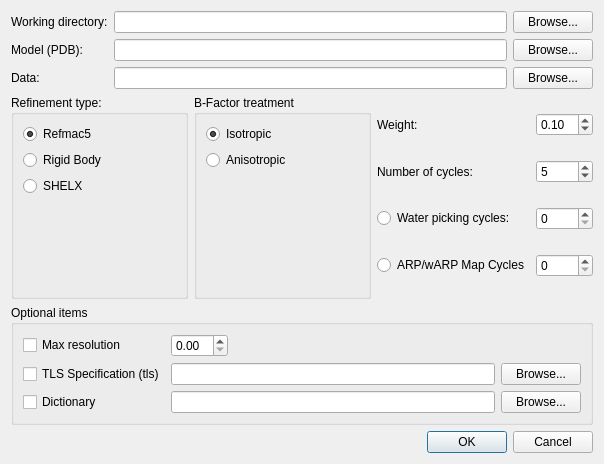
<ui version="4.0" >
 <class>RefinementDialog</class>
 <widget class="QDialog" name="RefinementDialog" >
  <property name="geometry" >
   <rect>
    <x>0</x>
    <y>0</y>
    <width>604</width>
    <height>464</height>
   </rect>
  </property>
  <property name="windowTitle" >
   <string>Refinement</string>
  </property>
  <layout class="QGridLayout" name="gridLayout_5" >
   <item row="0" column="0" colspan="3" >
    <layout class="QGridLayout" name="gridLayout" >
     <item row="0" column="0" >
      <widget class="QLabel" name="label" >
       <property name="text" >
        <string>Working directory:</string>
       </property>
      </widget>
     </item>
     <item row="0" column="1" >
      <widget class="QLineEdit" name="workingDirLineEdit" />
     </item>
     <item row="0" column="2" >
      <widget class="QPushButton" name="workingDirPushButton" >
       <property name="text" >
        <string>Browse...</string>
       </property>
      </widget>
     </item>
     <item row="1" column="0" >
      <widget class="QLabel" name="label_2" >
       <property name="text" >
        <string>Model (PDB):</string>
       </property>
      </widget>
     </item>
     <item row="1" column="1" >
      <widget class="QLineEdit" name="modelLineEdit" />
     </item>
     <item row="1" column="2" >
      <widget class="QPushButton" name="modelPushButton" >
       <property name="text" >
        <string>Browse...</string>
       </property>
      </widget>
     </item>
     <item row="2" column="0" >
      <widget class="QLabel" name="label_3" >
       <property name="text" >
        <string>Data:</string>
       </property>
      </widget>
     </item>
     <item row="2" column="1" >
      <widget class="QLineEdit" name="dataLineEdit" />
     </item>
     <item row="2" column="2" >
      <widget class="QPushButton" name="dataPushButton" >
       <property name="text" >
        <string>Browse...</string>
       </property>
      </widget>
     </item>
    </layout>
   </item>
   <item row="1" column="0" >
    <widget class="QGroupBox" name="groupBox" >
     <property name="title" >
      <string>Refinement type:</string>
     </property>
     <layout class="QVBoxLayout" name="verticalLayout" >
      <item>
       <widget class="QRadioButton" name="refmac5RadioButton" >
        <property name="text" >
         <string>Refmac5</string>
        </property>
        <property name="checked" >
         <bool>true</bool>
        </property>
       </widget>
      </item>
      <item>
       <widget class="QRadioButton" name="rigidBodyRadioButton" >
        <property name="text" >
         <string>Rigid Body</string>
        </property>
       </widget>
      </item>
      <item>
       <widget class="QRadioButton" name="shelxRadioButton" >
        <property name="text" >
         <string>SHELX</string>
        </property>
       </widget>
      </item>
      <item>
       <spacer name="verticalSpacer_2" >
        <property name="orientation" >
         <enum>Qt::Vertical</enum>
        </property>
        <property name="sizeHint" stdset="0" >
         <size>
          <width>20</width>
          <height>40</height>
         </size>
        </property>
       </spacer>
      </item>
     </layout>
    </widget>
   </item>
   <item row="1" column="1" >
    <widget class="QGroupBox" name="groupBox_2" >
     <property name="title" >
      <string>B-Factor treatment</string>
     </property>
     <layout class="QVBoxLayout" name="verticalLayout_2" >
      <item>
       <widget class="QRadioButton" name="isotropicRadioButton" >
        <property name="text" >
         <string>Isotropic</string>
        </property>
        <property name="checked" >
         <bool>true</bool>
        </property>
       </widget>
      </item>
      <item>
       <widget class="QRadioButton" name="anisotropicRadioButton" >
        <property name="text" >
         <string>Anisotropic</string>
        </property>
       </widget>
      </item>
      <item>
       <spacer name="verticalSpacer" >
        <property name="orientation" >
         <enum>Qt::Vertical</enum>
        </property>
        <property name="sizeHint" stdset="0" >
         <size>
          <width>20</width>
          <height>40</height>
         </size>
        </property>
       </spacer>
      </item>
     </layout>
    </widget>
   </item>
   <item row="1" column="2" >
    <layout class="QGridLayout" name="gridLayout_2" >
     <item row="0" column="0" >
      <widget class="QLabel" name="label_4" >
       <property name="text" >
        <string>Weight:</string>
       </property>
      </widget>
     </item>
     <item row="0" column="1" >
      <widget class="QDoubleSpinBox" name="weightSpinBox" >
       <property name="value" >
        <double>0.100000000000000</double>
       </property>
      </widget>
     </item>
     <item row="1" column="0" >
      <widget class="QLabel" name="label_5" >
       <property name="text" >
        <string>Number of cycles:</string>
       </property>
      </widget>
     </item>
     <item row="1" column="1" >
      <widget class="QSpinBox" name="numCyclesSpinBox" >
       <property name="value" >
        <number>5</number>
       </property>
      </widget>
     </item>
     <item row="2" column="0" >
      <widget class="QRadioButton" name="waterPickingRadioButton" >
       <property name="text" >
        <string>Water picking cycles:</string>
       </property>
      </widget>
     </item>
     <item row="2" column="1" >
      <widget class="QSpinBox" name="waterPickingCyclesSpinBox" />
     </item>
     <item row="3" column="0" >
      <widget class="QRadioButton" name="arpWarpRadioButton" >
       <property name="text" >
        <string>ARP/wARP Map Cycles</string>
       </property>
      </widget>
     </item>
     <item row="3" column="1" >
      <widget class="QSpinBox" name="arpWarpCyclesSpinBox" />
     </item>
    </layout>
   </item>
   <item row="2" column="0" colspan="3" >
    <widget class="QGroupBox" name="groupBox_3" >
     <property name="title" >
      <string>Optional items</string>
     </property>
     <layout class="QGridLayout" name="gridLayout_3" >
      <item row="0" column="0" >
       <widget class="QCheckBox" name="maxResolutionCheckBox" >
        <property name="text" >
         <string>Max resolution</string>
        </property>
       </widget>
      </item>
      <item row="0" column="1" >
       <layout class="QHBoxLayout" name="horizontalLayout" >
        <item>
         <widget class="QDoubleSpinBox" name="maxResolutionSpinBox" />
        </item>
        <item>
         <spacer name="horizontalSpacer" >
          <property name="orientation" >
           <enum>Qt::Horizontal</enum>
          </property>
          <property name="sizeHint" stdset="0" >
           <size>
            <width>40</width>
            <height>20</height>
           </size>
          </property>
         </spacer>
        </item>
       </layout>
      </item>
      <item row="1" column="0" >
       <widget class="QCheckBox" name="tlsSpecificationCheckBox" >
        <property name="text" >
         <string>TLS Specification (tls)</string>
        </property>
       </widget>
      </item>
      <item row="1" column="1" >
       <widget class="QLineEdit" name="tlsSpecificationLineEdit" />
      </item>
      <item row="1" column="2" >
       <widget class="QPushButton" name="tlsSpecificationPushButton" >
        <property name="text" >
         <string>Browse...</string>
        </property>
       </widget>
      </item>
      <item row="2" column="0" >
       <widget class="QCheckBox" name="dictionaryCheckBox" >
        <property name="text" >
         <string>Dictionary</string>
        </property>
       </widget>
      </item>
      <item row="2" column="1" >
       <widget class="QLineEdit" name="dictionaryLineEdit" />
      </item>
      <item row="2" column="2" >
       <widget class="QPushButton" name="dictionaryPushButton" >
        <property name="text" >
         <string>Browse...</string>
        </property>
       </widget>
      </item>
     </layout>
    </widget>
   </item>
   <item row="3" column="0" colspan="3" >
    <widget class="QDialogButtonBox" name="buttonBox" >
     <property name="orientation" >
      <enum>Qt::Horizontal</enum>
     </property>
     <property name="standardButtons" >
      <set>QDialogButtonBox::Cancel|QDialogButtonBox::Ok</set>
     </property>
    </widget>
   </item>
  </layout>
 </widget>
 <tabstops>
  <tabstop>buttonBox</tabstop>
  <tabstop>workingDirLineEdit</tabstop>
  <tabstop>workingDirPushButton</tabstop>
  <tabstop>modelLineEdit</tabstop>
  <tabstop>modelPushButton</tabstop>
  <tabstop>dataLineEdit</tabstop>
  <tabstop>dataPushButton</tabstop>
  <tabstop>rigidBodyRadioButton</tabstop>
  <tabstop>refmac5RadioButton</tabstop>
  <tabstop>shelxRadioButton</tabstop>
  <tabstop>isotropicRadioButton</tabstop>
  <tabstop>anisotropicRadioButton</tabstop>
  <tabstop>weightSpinBox</tabstop>
  <tabstop>numCyclesSpinBox</tabstop>
  <tabstop>waterPickingRadioButton</tabstop>
  <tabstop>waterPickingCyclesSpinBox</tabstop>
  <tabstop>arpWarpRadioButton</tabstop>
  <tabstop>arpWarpCyclesSpinBox</tabstop>
  <tabstop>maxResolutionCheckBox</tabstop>
  <tabstop>maxResolutionSpinBox</tabstop>
  <tabstop>tlsSpecificationCheckBox</tabstop>
  <tabstop>tlsSpecificationLineEdit</tabstop>
  <tabstop>tlsSpecificationPushButton</tabstop>
  <tabstop>dictionaryCheckBox</tabstop>
  <tabstop>dictionaryLineEdit</tabstop>
  <tabstop>dictionaryPushButton</tabstop>
 </tabstops>
 <resources/>
 <connections>
  <connection>
   <sender>buttonBox</sender>
   <signal>accepted()</signal>
   <receiver>RefinementDialog</receiver>
   <slot>accept()</slot>
   <hints>
    <hint type="sourcelabel" >
     <x>248</x>
     <y>254</y>
    </hint>
    <hint type="destinationlabel" >
     <x>157</x>
     <y>274</y>
    </hint>
   </hints>
  </connection>
  <connection>
   <sender>buttonBox</sender>
   <signal>rejected()</signal>
   <receiver>RefinementDialog</receiver>
   <slot>reject()</slot>
   <hints>
    <hint type="sourcelabel" >
     <x>316</x>
     <y>260</y>
    </hint>
    <hint type="destinationlabel" >
     <x>286</x>
     <y>274</y>
    </hint>
   </hints>
  </connection>
 </connections>
</ui>
